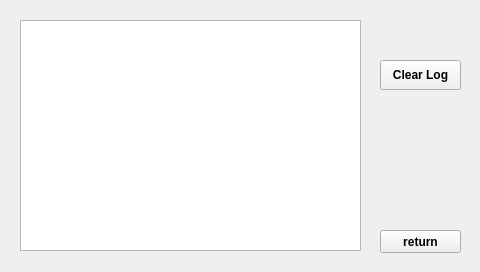
<?xml version="1.0" encoding="UTF-8"?>
<ui version="4.0">
 <class>showLog</class>
 <widget class="QWidget" name="showLog">
  <property name="geometry">
   <rect>
    <x>0</x>
    <y>0</y>
    <width>480</width>
    <height>272</height>
   </rect>
  </property>
  <property name="windowTitle">
   <string>Form</string>
  </property>
  <widget class="QPushButton" name="returnButton">
   <property name="geometry">
    <rect>
     <x>380</x>
     <y>230</y>
     <width>81</width>
     <height>23</height>
    </rect>
   </property>
   <property name="font">
    <font>
     <weight>75</weight>
     <bold>true</bold>
    </font>
   </property>
   <property name="focusPolicy">
    <enum>Qt::NoFocus</enum>
   </property>
   <property name="text">
    <string>return</string>
   </property>
  </widget>
  <widget class="QPlainTextEdit" name="logViewer">
   <property name="geometry">
    <rect>
     <x>20</x>
     <y>20</y>
     <width>341</width>
     <height>231</height>
    </rect>
   </property>
   <property name="focusPolicy">
    <enum>Qt::NoFocus</enum>
   </property>
   <property name="readOnly">
    <bool>true</bool>
   </property>
  </widget>
  <widget class="QPushButton" name="clearLog">
   <property name="geometry">
    <rect>
     <x>380</x>
     <y>60</y>
     <width>81</width>
     <height>30</height>
    </rect>
   </property>
   <property name="font">
    <font>
     <weight>75</weight>
     <bold>true</bold>
    </font>
   </property>
   <property name="focusPolicy">
    <enum>Qt::NoFocus</enum>
   </property>
   <property name="text">
    <string>Clear Log</string>
   </property>
  </widget>
 </widget>
 <resources/>
 <connections/>
</ui>
